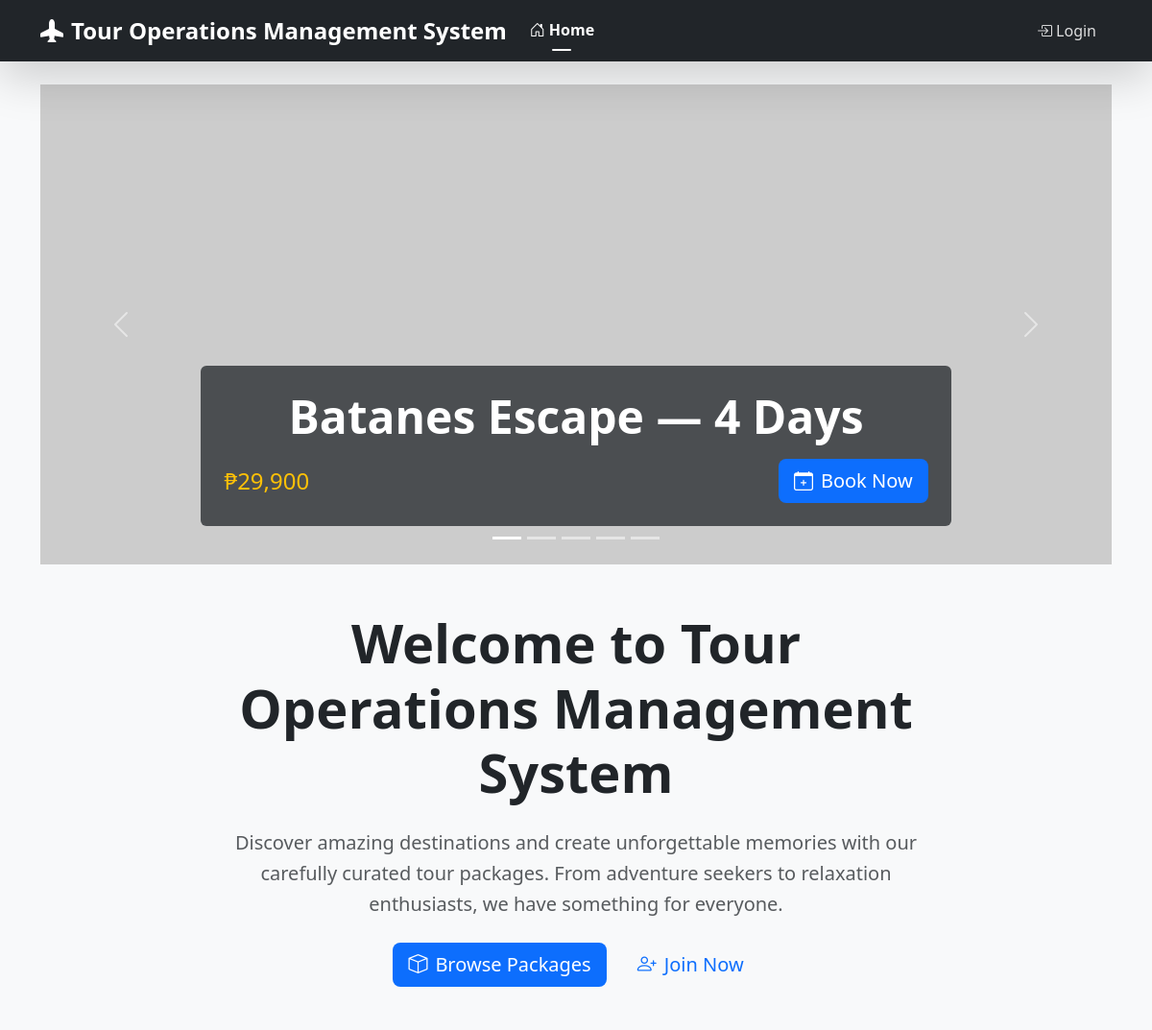
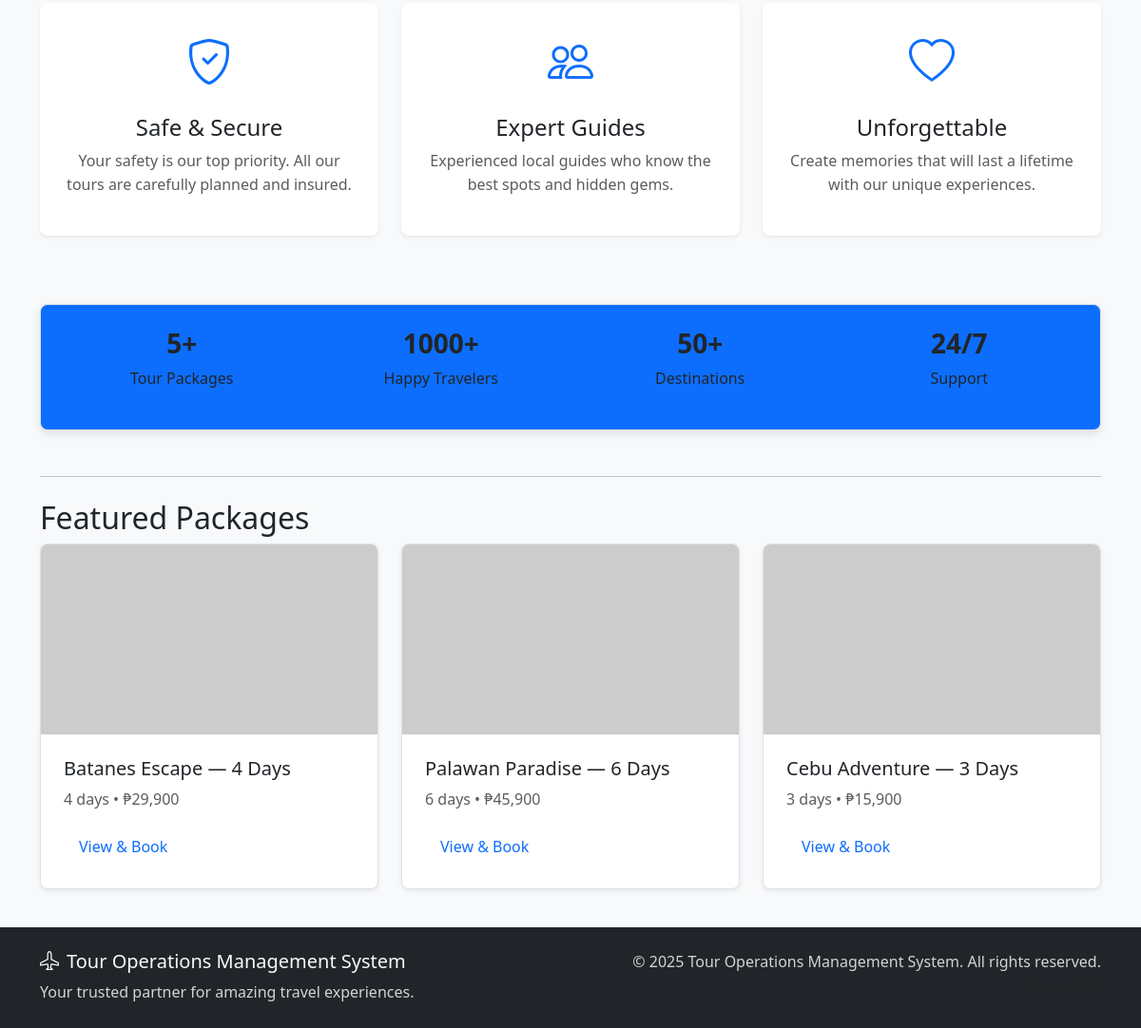
The page / on the database its author committed (2 pictures, top to bottom).
### tables this page shows
CREATE TABLE `packages` (
  `id` int(11) NOT NULL,
  `title` varchar(200) NOT NULL,
  `description` text DEFAULT NULL,
  `days` int(11) NOT NULL,
  `duration` varchar(50) DEFAULT NULL,
  `price` decimal(10,2) NOT NULL,
  `highlights` text DEFAULT NULL,
  `image` varchar(255) DEFAULT NULL,
  `image_url` varchar(255) DEFAULT NULL,
  `location` varchar(200) DEFAULT NULL,
  `group_size` int(11) DEFAULT 1,
  `created_at` timestamp NOT NULL DEFAULT current_timestamp()
);

### inc/config.php (called while the page is built, shortened)
<?php
function url($path = '') {
    return BASE_URL . '/' . ltrim($path, '/');
}

### index.php (the view, shortened to what this page needs)
<?php
require_once 'inc/config.php';
require_once 'inc/db.php';
include 'inc/header.php';
$stmt = $pdo->query("SELECT p.*, COUNT(b.id) as booking_count
                     FROM packages p
                     LEFT JOIN bookings b ON p.id = b.package_id
                     GROUP BY p.id
                     ORDER BY booking_count DESC, p.created_at DESC
                     LIMIT 5");
$carousel_packages = $stmt->fetchAll();
$stm = $pdo->query("SELECT * FROM packages ORDER BY id ASC LIMIT 3");
$packages = $stm->fetchAll();
function package_image($pkg, $size = '800x400') {
    if (!empty($pkg['image'])) {
        if (preg_match('/^https?:\/\//i', $pkg['image'])) {
            return htmlspecialchars($pkg['image']);
        }
        return upload($pkg['image']);
    }
    $title = isset($pkg['title']) ? urlencode($pkg['title']) : 'Package';
    return "https://via.placeholder.com/{$size}/0d6efd/ffffff?text={$title}";
}
?>
<div id="heroCarousel" class="carousel slide mb-5" data-bs-ride="carousel">
    <div class="carousel-indicators">
        <?php foreach ($carousel_packages as $index => $package): ?>
            <button type="button" data-bs-target="#heroCarousel" data-bs-slide-to="<?= $index ?>"
                    class="<?= $index === 0 ? 'active' : '' ?>" aria-current="<?= $index === 0 ? 'true' : 'false' ?>"
                    aria-label="Slide <?= $index + 1 ?>"></button>
        <?php endforeach; ?>
    </div>
    <div class="carousel-inner">
        <?php foreach ($carousel_packages as $index => $package): ?>
            <div class="carousel-item <?= $index === 0 ? 'active' : '' ?>">
                <img src="<?= package_image($package, '1200x500') ?>"
                     class="d-block w-100"
                     alt="<?= htmlspecialchars($package['title']) ?>"
                     style="height: 500px; object-fit: cover;"
                     onerror="this.src='https://via.placeholder.com/1200x500/0d6efd/ffffff?text=<?= urlencode($package['title']) ?>'">
                <div class="carousel-caption d-none d-md-block">
                    <div class="bg-dark bg-opacity-75 p-4 rounded">
                        <h2 class="display-5 fw-bold"><?= htmlspecialchars($package['title']) ?></h2>
                        <div class="d-flex justify-content-between align-items-center">
                            <span class="h4 text-warning mb-0">₱<?= number_format($package['price']) ?></span>
                            <a href="<?= url('package.php?id=' . $package['id']) ?>" class="btn btn-primary btn-lg">
                                <i class="bi bi-calendar-plus me-2"></i>Book Now
                            </a>
                        </div>
                    </div>
                </div>
            </div>
        <?php endforeach; ?>
    </div>
    <button class="carousel-control-prev" type="button" data-bs-target="#heroCarousel" data-bs-slide="prev">
        <span class="carousel-control-prev-icon" aria-hidden="true"></span>
    </button>
    <button class="carousel-control-next" type="button" data-bs-target="#heroCarousel" data-bs-slide="next">
        <span class="carousel-control-next-icon" aria-hidden="true"></span>
    </button>
</div>
<div class="row mb-5">
    <div class="col-lg-8 mx-auto text-center">
        <h1 class="display-4 fw-bold mb-4">Welcome to <?= SITE_NAME ?></h1>
        <p class="lead text-muted mb-4">
            Discover amazing destinations and create unforgettable memories with our carefully curated tour packages.
            From adventure seekers to relaxation enthusiasts, we have something for everyone.
        </p>
        <div class="d-flex justify-content-center gap-3">
            <a href="<?= url('packages.php') ?>" class="btn btn-primary btn-lg">
                <i class="bi bi-box me-2"></i>Browse Packages
            </a>
            <?php if (empty($_SESSION['user'])): ?>
                <a href="<?= url('register.php') ?>" class="btn btn-outline-primary btn-lg">
                    <i class="bi bi-person-plus me-2"></i>Join Now
                </a>
            <?php endif; ?>
        </div>
    </div>
</div>
<div class="row mb-5">
    <div class="col-md-4 text-center mb-4">
        <div class="card h-100 border-0 shadow-sm">
            <div class="card-body p-4">
                <i class="bi bi-shield-check text-primary" style="font-size: 3rem;"></i>
                <h4 class="mt-3">Safe & Secure</h4>
                <p class="text-muted">Your safety is our top priority. All our tours are carefully planned and insured.</p>
            </div>
        </div>
    </div>
    <div class="col-md-4 text-center mb-4">
        <div class="card h-100 border-0 shadow-sm">
            <div class="card-body p-4">
                <i class="bi bi-people text-primary" style="font-size: 3rem;"></i>
                <h4 class="mt-3">Expert Guides</h4>
                <p class="text-muted">Experienced local guides who know the best spots and hidden gems.</p>
            </div>
        </div>
    </div>
    <div class="col-md-4 text-center mb-4">
        <div class="card h-100 border-0 shadow-sm">
            <div class="card-body p-4">
                <i class="bi bi-heart text-primary" style="font-size: 3rem;"></i>
                <h4 class="mt-3">Unforgettable</h4>
                <p class="text-muted">Create memories that will last a lifetime with our unique experiences.</p>
            </div>
        </div>
    </div>
</div>
<div class="row mb-5">
    <div class="col-12">
        <div class="card bg-primary text-white">
            <div class="card-body">
                <div class="row text-center">
                    <div class="col-md-3 mb-3">
                        <h3 class="fw-bold"><?= count($carousel_packages) ?>+</h3>
                        <p class="mb-0">Tour Packages</p>
                    </div>
                    <div class="col-md-3 mb-3">
                        <h3 class="fw-bold">1000+</h3>
                        <p class="mb-0">Happy Travelers</p>
                    </div>
                    <div class="col-md-3 mb-3">
                        <h3 class="fw-bold">50+</h3>
                        <p class="mb-0">Destinations</p>
                    </div>
                    <div class="col-md-3 mb-3">
                        <h3 class="fw-bold">24/7</h3>
                        <p class="mb-0">Support</p>
                    </div>
                </div>
            </div>
        </div>
    </div>
</div>
<hr>
<h2 class="mt-4">Featured Packages</h2>
<div class="row">
  <?php foreach($packages as $p): ?>
    <div class="col-md-4">
      <div class="card mb-3 shadow-sm">
        <img src="<?= package_image($p, '400x200') ?>"
             class="card-img-top"
             style="height:200px;object-fit:cover"
             alt="<?= htmlspecialchars($p['title']) ?>"
             onerror="this.src='https://via.placeholder.com/400x200/0d6efd/ffffff?text=<?= urlencode($p['title']) ?>'">
        <div class="card-body">
          <h5 class="card-title"><?= htmlspecialchars($p['title']) ?></h5>
          <p class="card-text text-muted"><?= intval($p['days']) ?> days • ₱<?= number_format($p['price'],0) ?></p>
          <a href="package.php?id=<?= $p['id'] ?>" class="btn btn-outline-primary">View & Book</a>
        </div>
      </div>
    </div>
  <?php endforeach; ?>
</div>
<?php include 'inc/footer.php'; ?>

### inc/header.php (shortened to what this page needs)
<?php
$user_fullname = $_SESSION['user']['fullname']
    ?? $_SESSION['user']['name']
    ?? 'Guest';
$user_is_admin = $_SESSION['user']['is_admin'] ?? false;
?>
<!doctype html>
<html lang="en">
<head>
  <link href="https://cdn.jsdelivr.net/npm/bootstrap@5.3.2/dist/css/bootstrap.min.css" rel="stylesheet">
  <link href="https://cdn.jsdelivr.net/npm/bootstrap-icons@1.11.1/font/bootstrap-icons.css" rel="stylesheet">
  <link href="https://cdn.jsdelivr.net/npm/flatpickr@4.6.13/dist/flatpickr.min.css" rel="stylesheet">
  <link href="https://cdn.jsdelivr.net/npm/flatpickr@4.6.13/dist/themes/material_blue.css" rel="stylesheet">
  <link href="assets/css/styles.css" rel="stylesheet">
</head>
<body class="bg-light d-flex flex-column min-vh-100">
<nav class="navbar navbar-expand-lg navbar-dark bg-primary shadow-lg sticky-top">
  <div class="container">
    <a class="navbar-brand fw-bold d-flex align-items-center" href="<?= url('index.php') ?>">
      <i class="bi bi-airplane-fill me-2 fs-4"></i>
      <span class="fs-4"><?= SITE_NAME ?? 'TourOps' ?></span>
    </a>
    <div class="collapse navbar-collapse" id="navMain">
      <ul class="navbar-nav me-auto">
        <li class="nav-item">
          <a class="nav-link <?= basename($_SERVER['PHP_SELF']) === 'index.php' ? 'active' : '' ?>" href="<?= url('index.php') ?>">
            <i class="bi bi-house-door me-1"></i>Home
          </a>
        </li>
      </ul>
      <ul class="navbar-nav ms-auto align-items-center">
        <?php if (!empty($_SESSION['user'])): ?>
          <li class="nav-item dropdown">
            <a class="nav-link dropdown-toggle d-flex align-items-center" href="#" id="userDropdown" role="button" data-bs-toggle="dropdown">
              <i class="bi bi-person-circle me-2 fs-5"></i>
              <span><?= htmlspecialchars($user_fullname) ?></span>
            </a>
            <ul class="dropdown-menu dropdown-menu-end">
              <li><a class="dropdown-item" href="<?= url('dashboard.php') ?>"><i class="bi bi-speedometer2 me-2"></i>Dashboard</a></li>
              <li><a class="dropdown-item" href="<?= url('itinerary.php') ?>"><i class="bi bi-calendar-check me-2"></i>My Bookings</a></li>
              <li><a class="dropdown-item" href="<?= url('profile.php') ?>"><i class="bi bi-person me-2"></i>Profile</a></li>
              <?php if ($user_is_admin): ?>
                <li><hr class="dropdown-divider"></li>
                <li><a class="dropdown-item text-warning" href="<?= url('admin/') ?>"><i class="bi bi-shield-check me-2"></i>Admin Panel</a></li>
              <?php endif; ?>
              <li><hr class="dropdown-divider"></li>
              <li><a class="dropdown-item text-danger" href="<?= url('logout.php') ?>"><i class="bi bi-box-arrow-right me-2"></i>Logout</a></li>
            </ul>
          </li>
        <?php else: ?>
          <li class="nav-item">
            <a class="nav-link btn btn-outline-light px-3 rounded-pill" href="<?= url('login.php') ?>">
              <i class="bi bi-box-arrow-in-right me-1"></i>Login
            </a>
          </li>
        <?php endif; ?>
      </ul>
    </div>
  </div>
</nav>
<div class="container my-4 flex-grow-1">

### inc/footer.php (shortened to what this page needs)
    </div>
    <footer class="bg-dark text-light py-4 mt-auto">
        <div class="container">
            <div class="row">
                <div class="col-md-6">
                    <h5><i class="bi bi-airplane me-2"></i><?= SITE_NAME ?></h5>
                    <p class="mb-0">Your trusted partner for amazing travel experiences.</p>
                </div>
                <div class="col-md-6 text-md-end">
                    <p class="mb-0">&copy; <?= date('Y') ?> <?= SITE_NAME ?>. All rights reserved.</p>
                    <small class="text-muted">Version <?= SITE_VERSION ?></small>
                </div>
            </div>
        </div>
    </footer>
</body>
</html>

### assets/css/styles.css (style rules this page uses)
:root { --primary-color: #0d6efd; --secondary-color: #6c757d; --success-color: #198754; --danger-color: #dc3545; --warning-color: #ffc107; --info-color: #0dcaf0; --body-bg: #f8f9fa; --body-bg-alt: #ffffff; --text-color: #212529; --text-muted: #6c757d; --border-color: #dee2e6; --card-bg: #ffffff; --card-hover-bg: #f8f9fa; --navbar-bg: var(--footer-bg); --footer-bg: #212529; --shadow-sm: 0 0.125rem 0.25rem rgba(0, 0, 0, 0.075); --shadow: 0 0.25rem 0.5rem rgba(0, 0, 0, 0.1); --shadow-lg: 0 0.5rem 1rem rgba(0, 0, 0, 0.15); --border-radius: 0.5rem; --transition: all 0.3s cubic-bezier(0.4, 0, 0.2, 1); }
* { box-sizing: border-box; }
html { scroll-behavior: smooth; }
body { background-color: var(--body-bg); color: var(--text-color); font-family: 'Segoe UI', Tahoma, Geneva, Verdana, sans-serif; line-height: 1.6; margin: 0; padding: 0; transition: background-color 0.3s ease, color 0.3s ease; }
.navbar { transition: var(--transition); backdrop-filter: blur(10px); background-color: var(--navbar-bg) !important; }
.navbar-brand { font-weight: 700; font-size: 1.5rem; }
.nav-link { position: relative; transition: var(--transition); font-weight: 500; }
.navbar-dark .nav-link { color: rgba(255, 255, 255, 0.85) !important; }
.navbar-dark .nav-link:hover, .navbar-dark .nav-link.active { color: #ffffff !important; }
.nav-link.active { color: var(--primary-color) !important; font-weight: 600; }
.nav-link.active::after { content: ''; position: absolute; bottom: 0; left: 50%; transform: translateX(-50%); width: 20px; height: 2px; background-color: currentColor; border-radius: 1px; }
.card { background-color: var(--card-bg); border: 1px solid var(--border-color); border-radius: var(--border-radius); box-shadow: var(--shadow); transition: var(--transition); overflow: hidden; }
.card-body { padding: 1.5rem; color: var(--text-color); }
.btn { border-radius: var(--border-radius); font-weight: 500; transition: var(--transition); border: none; padding: 0.5rem 1rem; }
.btn-primary { background-color: var(--primary-color); color: white; }
a, .btn-link { transition: var(--transition); }
footer p, footer small { color: rgba(255, 255, 255, 0.8); }
@media (max-width: 1200px) { .container { max-width: 1140px; } }

### rows shown on the page
packages: title "Batanes Escape — 4 Days", price "29,900", days "4"
packages: title "Palawan Paradise — 6 Days", days "6", price "45,900"
packages: title "Cebu Adventure — 3 Days", days "3", price "15,900"

### other values the page prints
SITE_NAME "Tour Operations Management System"
count($carousel_packages) "5"
